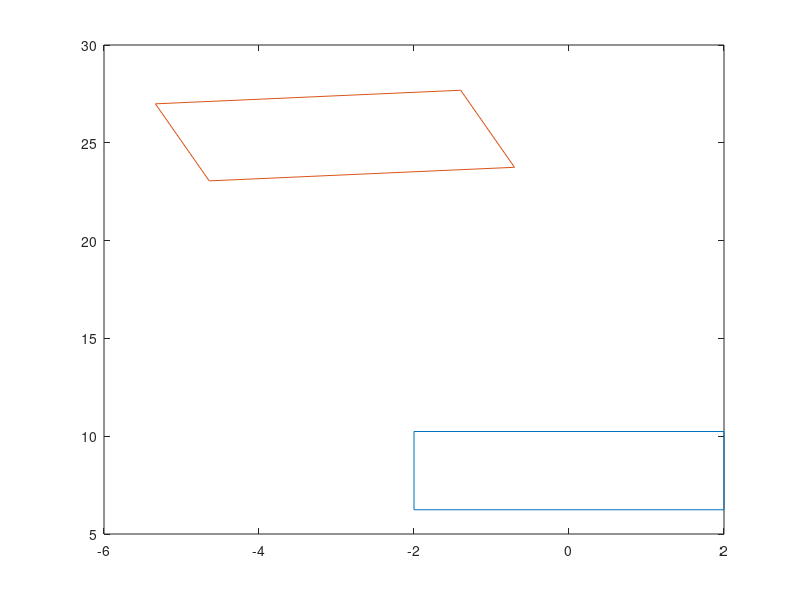
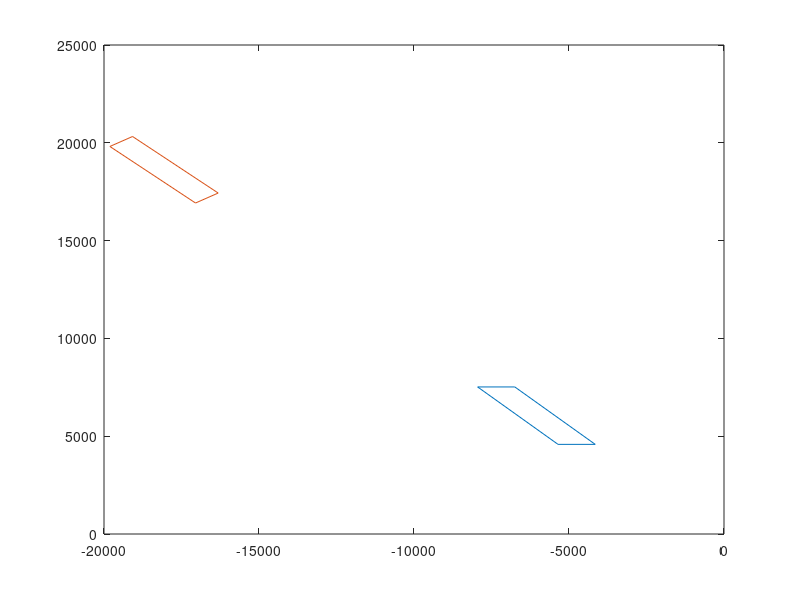

Recreate these plots in MATLAB, in order.
clear all
close all
clc
format shortE
format loose

%%% 7(a) - Compute Pixel Positions %%%

% Calibration Parameters %
f_x = 600/2; % x focal length in pixels %
f_y = 500/2; % y focal length in pixels %
x_0 = -690; % x center of image in pixels %
y_0 = 690; % y center of image in pixels %
s = 0; % skew parameter %

% Calibration Matrix K %
K = [f_x s x_0 0 ; 0 f_y y_0 0; 0 0 0 1];

% Camera Tilted at 20 degrees %
R = [1 0 0 0; 0 cosd(20) sind(20) 0; 0 -sind(20) cosd(20) 0; 0 0 0 1];

% Camera Translated at 3m along y-axis %
T = [1 0 0 0; 0 1 0 -3; 0 0 1 0; 0 0 0 1];

% Projection Matrix %
P = K*R*T;

% Finding Coordinates of corners of regular squares %

% Square 1 %
% P_1 center = 3/tand(20);%
P1_center = [0 0 8.24];
P1_1 = [-2 0 6.24 1];
P1_2 = [-2 0 10.24 1];
P1_3 = [2 0 10.24 1];
P1_4 = [2 0 6.24 1];

originalX1 = [P1_1(1),P1_2(1),P1_3(1),P1_4(1),P1_1(1)];
originalY1 = [P1_1(3),P1_2(3),P1_3(3),P1_4(3),P1_1(3)];
figure
plot(originalX1, originalY1);
hold on
% Square 2 %
% We get distance between two centers of squares at 17.4 %
% Since road is curved, we get 17.4*cosd(10) and 17.4*sind(10) as coords %

P2_center = [-3.02 0 25.37]';

% Rotate each point since road is curved %
R_2 = [cosd(-10) 0 sind(-10); 0 1 0; -sind(-10) 0 cosd(-10)];
L_1 = [2 0 -2]';
L_2 = [2 0 2]';
L_3 = [-2 0 2]';
L_4 = [-2 0 -2]';

P2_1 = (R_2 * L_1) + P2_center;
P2_2 = (R_2 * L_2) + P2_center;
P2_3 = (R_2 * L_3) + P2_center;
P2_4 = (R_2 * L_4) + P2_center;

originalX2 = [P2_1(1),P2_2(1),P2_3(1),P2_4(1),P2_1(1)];
originalY2 = [P2_1(3),P2_2(3),P2_3(3),P2_4(3),P2_1(3)];
plot(originalX2, originalY2);
hold off

% Applying Projection Matrix P on Coordinates of Squares %

% Square 1 %
p1_1 = P * P1_1';
p1_1 = p1_1((1:2))

p1_2 = P * P1_2';
p1_2 = p1_2((1:2))

p1_3 = P * P1_3';
p1_3 = p1_3((1:2))

p1_4 = P * P1_4';
p1_4 = p1_4((1:2))

X1_points = [p1_1(1),p1_2(1),p1_3(1),p1_4(1),p1_1(1)];
Y1_points = [p1_1(2),p1_2(2),p1_3(2),p1_4(2),p1_1(2)];

% Square 2 %
p2_1 = P * [P2_1;1];
p2_1 = p2_1((1:2))

p2_2 = P * [P2_2;1];
p2_2 = p2_2((1:2))

p2_3 = P * [P2_3;1];
p2_3 = p2_3((1:2))

p2_4 = P * [P2_4;1];
p2_4 = p2_4((1:2))

X2_points = [p2_1(1),p2_2(1),p2_3(1),p2_4(1),p2_1(1)];
Y2_points = [p2_1(2),p2_2(2),p2_3(2),p2_4(2),p2_1(2)];


%%% 7(b) - Plot Pixel Positions %%%
figure
plot(X1_points, Y1_points)
hold on
plot(X2_points, Y2_points)